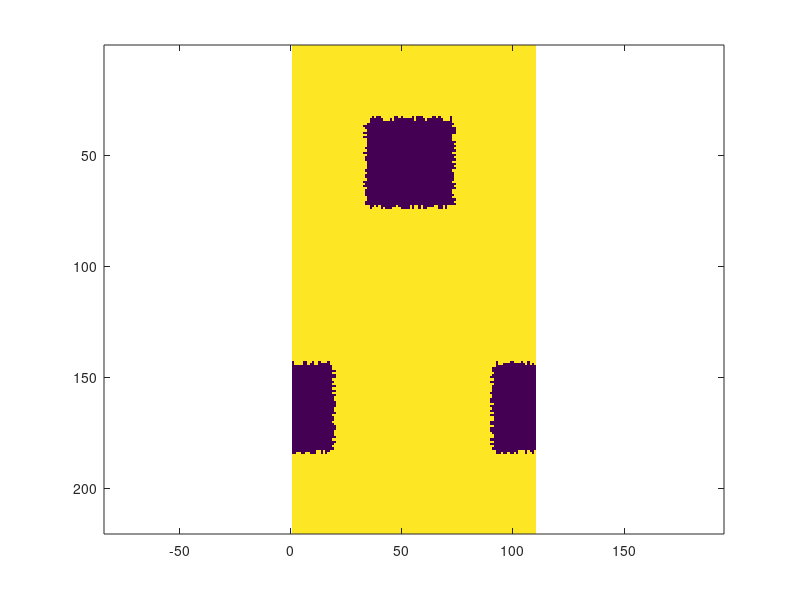

MATLAB code for this plot:
clear all; clc;
% generate rough nanomesh input for 2D FDTD
% Define the maximum range
Lx = 600e-9;
Ly = 600e-9;
Lz = 145e-9;
Dp = 200e-9;
dx = 5.43e-9;
NX = round(Lx / dx);
NY = round(Lx / dx);
Nz = round(Lz / dx);
% define the pore size
nx = round(Dp / dx);
ny = round(Dp / dx);
hny = round(Dp * 0.5 / dx);
% define roughness level in the pore
nr = 3;
CX = (NX-1) / 2;
CY = (NY-1) / 2;
GEO = zeros(2*NX,NY,Nz+2);
for k = 2:Nz+1
    % 1st pore
    rho = ones(2*NX,NY);
    R = ones(nx, ny);
    % four sides
    Rxm = nr*rand(1,ny);
    Rxp = nr*rand(1,ny);
    Rym = nr*rand(nx,1);
    Ryp = nr*rand(nx,1);
    XM = zeros(nr,ny);
    XP = zeros(nr,ny);
    YM = zeros(nx, nr);
    YP = zeros(nx, nr);
    C = zeros(nr,nr);   % corner matrix
    for j = 1:ny
        nxm = Rxm(j);
        nxp = Rxp(j);
        for i = 1: nxm
            XM(i,j) = 1;
        end
        for i = 1: nxp
            XP(i,j) = 1;
        end
    end
    
    for i = 1: nx
        nym = Rym(i);
        nyp = Ryp(i);     
        for j = 1:nym
            YM(i,j) = 1;
        end
        for j = 1:nyp
            YP(i,j) = 1;
        end
    end
    
    XM = 1 - XM;
    YM = 1 - YM;
    YM = [C;YM;C];
    YP = [C;YP;C];
    R = [XM;R;XP];
    R = [YM R YP];
    ixstart = round(CX - nr - 0.5*nx);
    ixend = ixstart + 2*nr + nx - 1;
    iystart = round(CY - nr - 0.5*ny);
    iyend = iystart + 2*nr + ny - 1;
    rho(ixstart:ixend, iystart:iyend) = rho(ixstart:ixend, iystart:iyend)-R;
    % 2nd half
    R = ones(nx, hny);
    Rxm = nr*rand(1,hny);
    Rxp = nr*rand(1,hny);
    Ryp = nr*rand(nx,1);
    XM = zeros(nr,hny);
    XP = zeros(nr,hny);
    YP = zeros(nx, nr);
    C = zeros(nr,nr);   % corner matrix
    
    for j = 1:hny
        nxm = Rxm(j);
        nxp = Rxp(j);
        for i = 1: nxm
            XM(i,j) = 1;
        end
        for i = 1: nxp
            XP(i,j) = 1;
        end
    end
    
    for i = 1: nx
        nyp = Ryp(i);     
        for j = 1:nyp
            YP(i,j) = 1;
        end
    end
    
    XM = 1 - XM;
    YP = [C;YP;C];
    R = [XM;R;XP];
    R = [R YP];
    ixstart = NX + round(CX - nr - 0.5*nx);
    ixend = ixstart + 2*nr + nx - 1;
    iystart = 1;
    iyend = iystart + nr + hny - 1;
    rho(ixstart:ixend, iystart:iyend) = rho(ixstart:ixend, iystart:iyend)-R; 
    % 2nd other half
    R = ones(nx, hny);
    Rxm = nr*rand(1,hny);
    Rxp = nr*rand(1,hny);
    Rym = nr*rand(nx,1);
    XM = zeros(nr,hny);
    XP = zeros(nr,hny);
    YM = zeros(nx, nr);
    C = zeros(nr,nr);   % corner matrix
    
    for j = 1:hny
        nxm = Rxm(j);
        nxp = Rxp(j);
        for i = 1: nxm
            XM(i,j) = 1;
        end
        for i = 1: nxp
            XP(i,j) = 1;
        end
    end
    
    for i = 1: nx
        nym = Rym(i);     
        for j = 1:nym
            YM(i,j) = 1;
        end
    end
    
    XM = 1 - XM;
    YM = 1 - YM;
    YM = [C;YM;C];
    R = [XM;R;XP];
    R = [YM R];
    ixstart = NX + round(CX - nr - 0.5*nx);
    ixend = ixstart + 2*nr + nx - 1;
    iyend = NY;
    iystart = iyend + 1 - nr - hny;
    rho(ixstart:ixend, iystart:iyend) = rho(ixstart:ixend, iystart:iyend)-R;
    imagesc(rho);
    axis equal
    GEO(:,:,k) = rho;
end
fp = fopen('RNM.in','a+');
fprintf(fp,'%d %d %d\n', NX, NY, Nz+2);
fclose(fp);

for k = 1:Nz+2
    geo = GEO(:,:,k);
    save('RNM.in','geo','-ascii','-append');
end